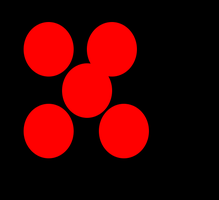
#> input picture input_images/Frame 20.png, 219 x 200 px, shrunk from 547 x 499 before the run; its folder holds only this picture in this run
$ python combined_plot_export.py
#> lines starting #> are read from the running program, lines starting #| are printed output that depends on the picture
import cv2
import matplotlib.pyplot as plt
import os
import math

# Set the directory containing images and the output directory for histograms
image_directory = "input_images"
output_directory = "output_images"

# Ensure the output directory exists
os.makedirs(output_directory, exist_ok=True)

# Get all image files in the directory (you can adjust the extensions if needed)
image_files = [f for f in os.listdir(image_directory) if f.endswith((".png", ".jpg", ".jpeg"))]

# Set up the number of rows and columns for the grid
num_images = len(image_files)
cols = 2  # One column for the image and one for its histogram
rows = math.ceil(num_images)  # One row per image

# Create a new figure for all images and histograms
plt.figure(figsize=(10, 5 * num_images))  # Adjust height for more images

# Loop over each image file
for idx, image_file in enumerate(image_files):
    # Read the image
    image_path = os.path.join(image_directory, image_file)
    image = cv2.imread(image_path)
#> image is the input picture: shape (200, 219, 3); mean B, G, R 0, 0, 62

    # Check if the image was loaded correctly
    if image is None:
        print(f"Could not load image: {image_file}")
        continue

    # Calculate the red channel histogram
    r_histogram = cv2.calcHist([image], [2], None, [256], [0, 256])
#> r_histogram = 256 values, max 31890 at index 0, min 0 at index 104, mean 171.1

    # Convert BGR to RGB for display
    rgb_image = cv2.cvtColor(image, cv2.COLOR_BGR2RGB)

    # Plot the image
    plt.subplot(num_images, cols, idx * 2 + 1)
    plt.imshow(rgb_image)
    plt.axis("off")
    plt.title(f"Image: {image_file}")

    # Plot the histogram
    plt.subplot(num_images, cols, idx * 2 + 2)
    plt.plot(r_histogram, color='red', label='Red Channel')
    plt.legend(loc='upper right')
    plt.xlabel('Brightness')
    plt.ylabel('Count')
    plt.title("Red Channel Histogram")

# Save the combined plot to the output directory
output_filename = os.path.join(output_directory, "combined_histograms.png")
plt.tight_layout()
plt.savefig(output_filename)
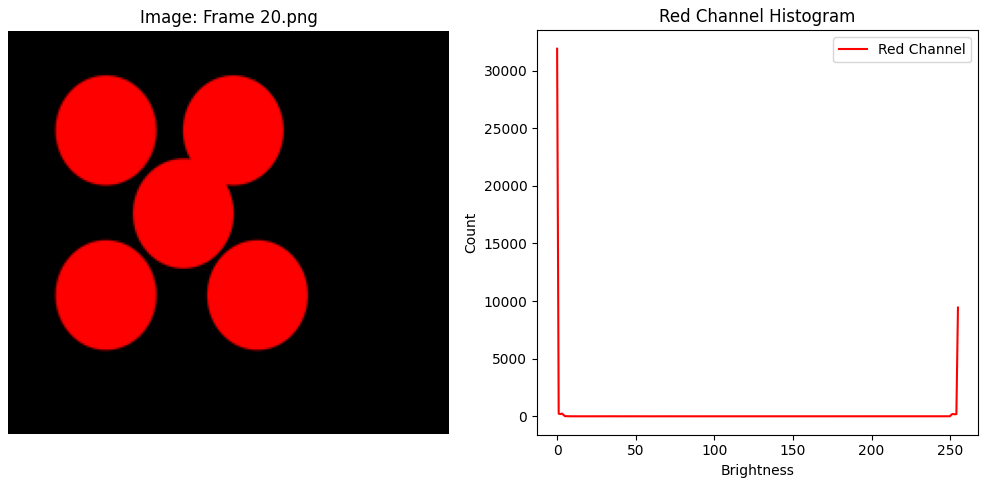
#> figure drawn by matplotlib, 2 panels; panel 2: curve peaks at x = 0, y = 31890
plt.close()  # Close the figure to free up memory

print(f"Saved combined histograms as {output_filename}")

$ run again, on input_images/Frame 21.png
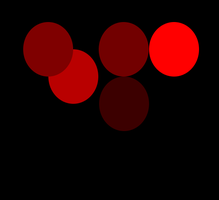
#> input picture input_images/Frame 21.png, 219 x 200 px, shrunk from 548 x 499 before the run
#> image is the input picture: shape (200, 219, 3); mean B, G, R 0, 0, 34.6
#> r_histogram = 256 values, max 32488 at index 0, min 0 at index 139, mean 171.1
#> `plt.savefig(output_filename)`:
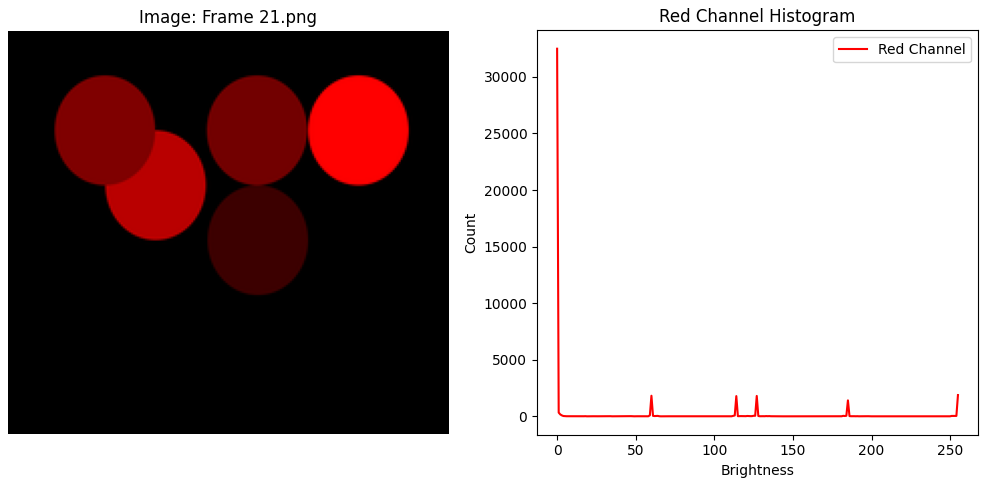
#> figure drawn by matplotlib, 2 panels; panel 2: curve peaks at x = 0, y = 32488

$ run again, on input_images/Frame 22.png
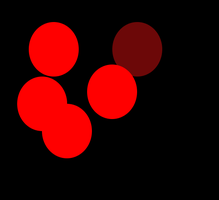
#> input picture input_images/Frame 22.png, 219 x 200 px, shrunk from 548 x 499 before the run
#> image is the input picture: shape (200, 219, 3); mean B, G, R 0.4, 0.4, 52.7
#> r_histogram = 256 values, max 32473 at index 0, min 0 at index 39, mean 171.1
#> `plt.savefig(output_filename)`:
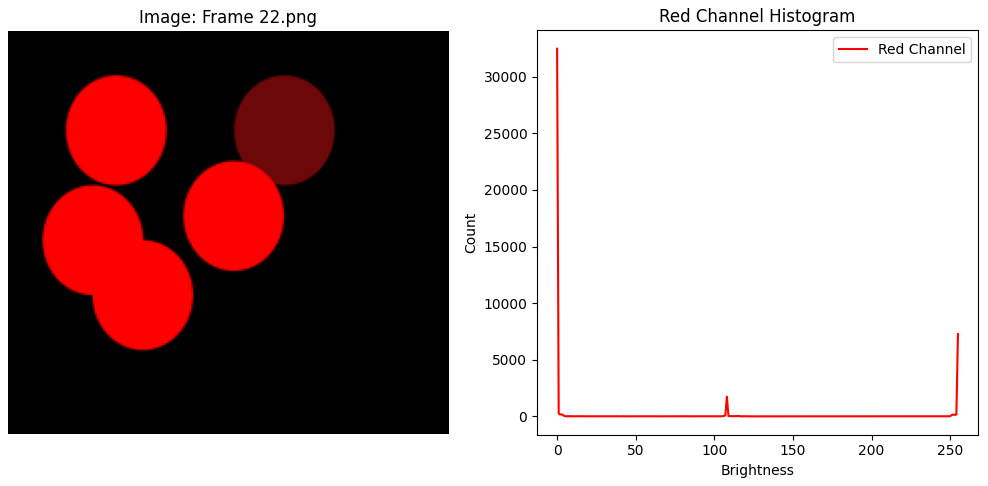
#> figure drawn by matplotlib, 2 panels; panel 2: curve peaks at x = 0, y = 32473

$ run again, on input_images/Frame 23.png
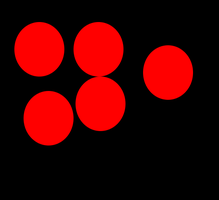
#> input picture input_images/Frame 23.png, 219 x 200 px, shrunk from 548 x 499 before the run
#> image is the input picture: shape (200, 219, 3); mean B, G, R 0, 0, 62.3
#> r_histogram = 256 values, max 31765 at index 0, min 0 at index 35, mean 171.1
#> `plt.savefig(output_filename)`:
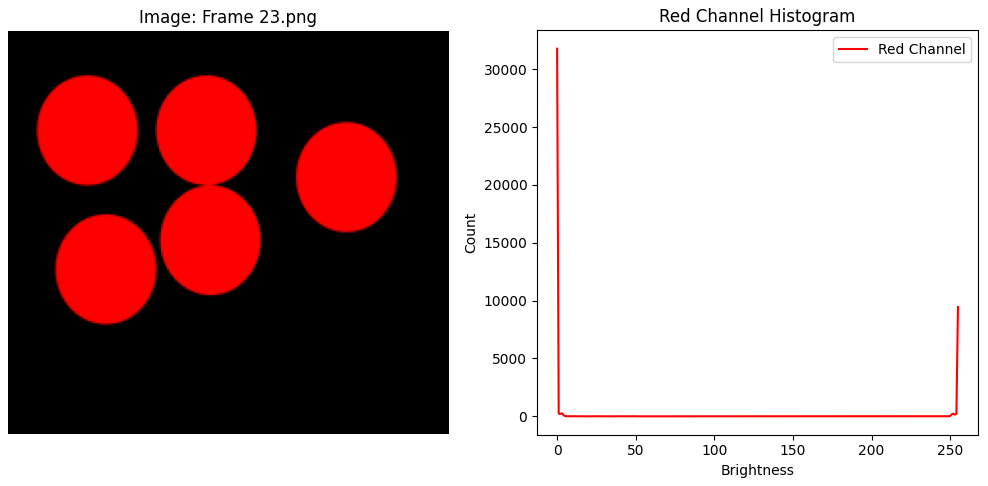
#> figure drawn by matplotlib, 2 panels; panel 2: curve peaks at x = 0, y = 31765
